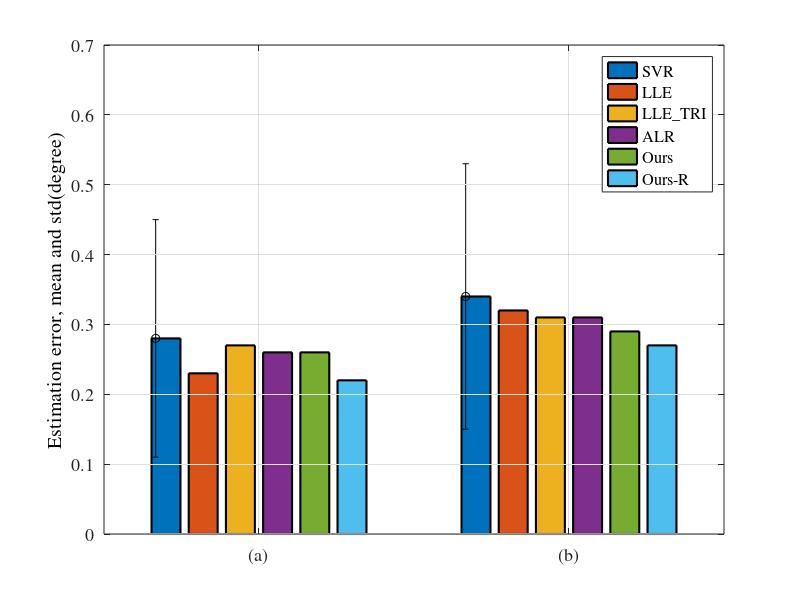

Here is the MATLAB script that generated this plot: (Note: this script raises an error after producing the figure.)
% Plot the bar graph for both gaze positon are the same and the testing are different from the training
clear;
set(0,'defaultTextFontSize', 13);
set(0,'defaultAxesFontSize', 13);
set(0,'defaultAxesFontName', 'Times');
set(0,'defaultTextFontName', 'Times');
% X=1:2;
Mean=[0.28 0.23 0.27 0.26 0.26 0.22;0.34 0.32 0.31 0.31 0.29 0.27];
Std=[0.17 0.13 0.16 0.14 0.14 0.13;0.19 0.20 0.19 0.19 0.21 0.18];
% barfigure=bar(X,Mean);
% hold on;
% errorbar(Mean,Std,'dk');
% hold off;
% ch=get(barfigure,'children');
% set(gca,'XTickLabel',{'Test train same gaze','Test train different gaze'});
% legend('SVR','LLR','ALR','Ours','Ours-R');
% ylabel('Estimation error, mean and std(degree)');
% grid on;
h = bar(Mean,'LineWidth',1.5);

% set(h,'BarWidth',1);    % The bars will now touch each other

grid on;

set(gca,'XTicklabel','(a)|(b)');

set(get(gca,'YLabel'),'String','Estimation error, mean and std(degree)');

lh = legend('SVR','LLE','LLE\_TRI','ALR','Ours','Ours-R');

hold on;

numgroups = size(Mean, 1); 

numbars = size(Mean, 2); 

groupwidth = min(0.8, numbars/(numbars+1.5));

for i = 1:numbars

      % Based on barweb.m by Bolu Ajiboye from MATLAB File Exchange

      x = (1:numgroups) - groupwidth/2 + (2*i-1) * groupwidth / (2*numbars);  % Aligning error bar with individual bar

      errorbar(x, Mean(:,i), Std(:,i), 'ok', 'linestyle', 'none','LineWidth',1.5);

end
set(h(6),'LineWidth',2.5,'EdgeColor','red');
errorbar_tick(h, 50);
hold off;
